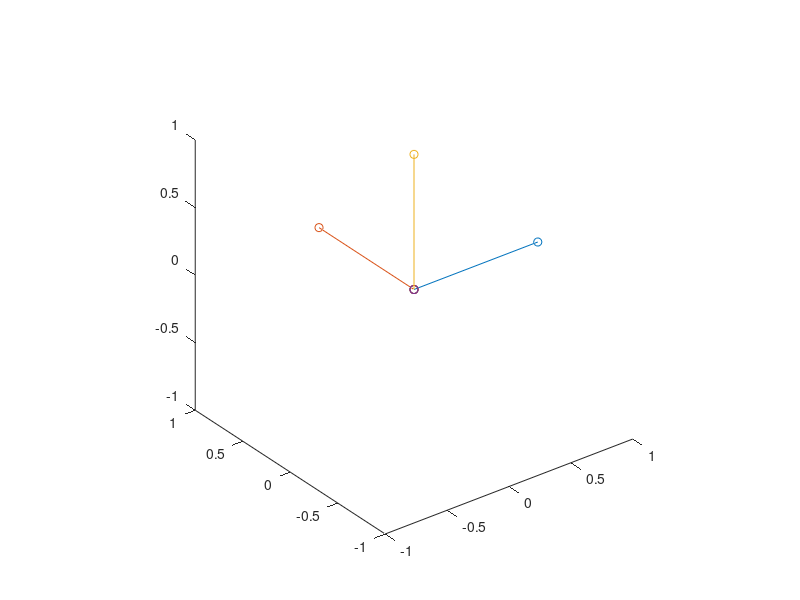
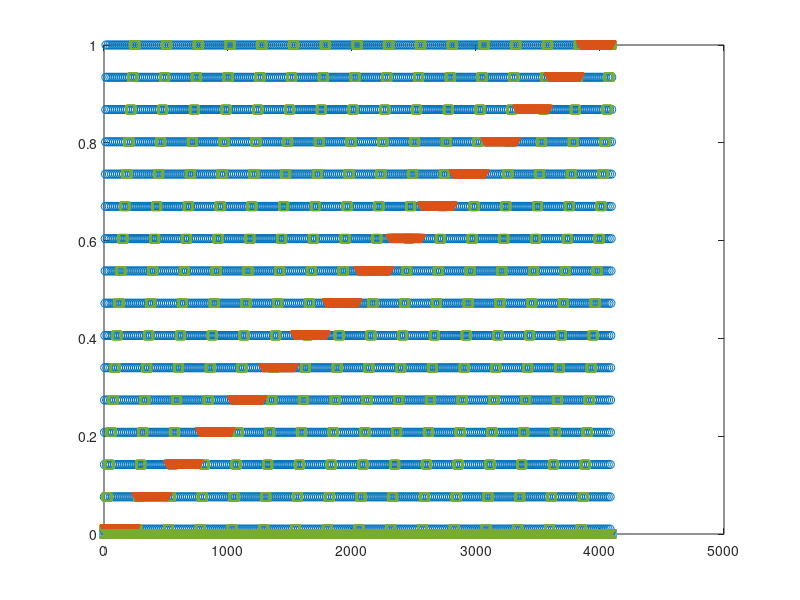

The MATLAB source for these figures, in order: (Note: this script raises an error after producing the figures.)
clear all

wd = cd;
DataDir = '/opt/topspin2/data/DT/nmr';
%DataDir = '/Users/daniel/NMRdata/AVII500/DT';
ExpNam = 'pgse4_test'; expno = 13;

NG = 16;
%Grel = linspace(0,1,NG+1); Grel = Grel(2:NG+1);
Grel = linspace(0.01,1,NG);
%Grel = logspace(-2,0,NG);

Gnorm1.x = [1];
Gnorm1.y = [0];
Gnorm1.z = [0];
Gnorm2.x = [0];
Gnorm2.y = [1];
Gnorm2.z = [0];
Gnorm3.x = [0];
Gnorm3.y = [0];
Gnorm3.z = [1];
Gnorm4.x = [0];
Gnorm4.y = [0];
Gnorm4.z = [0];

figure(1), clf
plot3([0 Gnorm1.x],[0 Gnorm1.y],[0 Gnorm1.z],'-o',...)
[0 Gnorm2.x],[0 Gnorm2.y],[0 Gnorm2.z],'-o',...
[0 Gnorm3.x],[0 Gnorm3.y],[0 Gnorm3.z],'-o',...
[0 Gnorm4.x],[0 Gnorm4.y],[0 Gnorm4.z],'-o')
axis([-1 1 -1 1 -1 1])
axis square

G1.x = [];
G1.y = [];
G1.z = [];
G2.x = [];
G2.y = [];
G2.z = [];
G3.x = [];
G3.y = [];
G3.z = [];

for nG = 1:NG
    G1.x = [G1.x; Grel(nG)*Gnorm1.x];
    G1.y = [G1.y; Grel(nG)*Gnorm1.y];
    G1.z = [G1.z; Grel(nG)*Gnorm1.z];
    G2.x = [G2.x; Grel(nG)*Gnorm2.x];
    G2.y = [G2.y; Grel(nG)*Gnorm2.y];
    G2.z = [G2.z; Grel(nG)*Gnorm2.z];
    G3.x = [G3.x; Grel(nG)*Gnorm3.x];
    G3.y = [G3.y; Grel(nG)*Gnorm3.y];
    G3.z = [G3.z; Grel(nG)*Gnorm3.z];
end

td1 = NG^3;

[G1.x,G2.x,G3.x] = ndgrid(G1.x,G2.x,G3.x);
[G1.y,G2.y,G3.y] = ndgrid(G1.y,G2.y,G3.y);
[G1.z,G2.z,G3.z] = ndgrid(G1.z,G2.z,G3.z);
G1.x = reshape(G1.x,td1,1);
G2.x = reshape(G2.x,td1,1);
G3.x = reshape(G3.x,td1,1);
G4.x = zeros(td1,1);
G1.y = reshape(G1.y,td1,1);
G2.y = reshape(G2.y,td1,1);
G3.y = reshape(G3.y,td1,1);
G4.y = zeros(td1,1);
G1.z = reshape(G1.z,td1,1);
G2.z = reshape(G2.z,td1,1);
G3.z = reshape(G3.z,td1,1);
G4.z = zeros(td1,1);

figure(2), clf
plot(1:td1,G1.x,'o',1:td1,G1.y,'o',1:td1,G1.z,'o')
hold on
plot(1:td1,G2.x,'s',1:td1,G2.y,'s',1:td1,G2.z,'s')
plot(1:td1,G3.x,'v',1:td1,G3.y,'v',1:td1,G3.z,'v')
plot(1:td1,G4.x,'x',1:td1,G4.y,'x',1:td1,G4.z,'x')

fpath = [DataDir '/' ExpNam '/' num2str(expno)];

fname = 'rx1';
fidx1 = fopen([fpath '/' fname],'w');
fname = 'rx1.txt';
fidx1txt = fopen([fpath '/' fname],'w');
fname = 'ry1';
fidy1 = fopen([fpath '/' fname],'w');
fname = 'ry1.txt';
fidy1txt = fopen([fpath '/' fname],'w');
fname = 'rz1';
fidz1 = fopen([fpath '/' fname],'w');
fname = 'rz1.txt';
fidz1txt = fopen([fpath '/' fname],'w');
fname = 'rx2';
fidx2 = fopen([fpath '/' fname],'w');
fname = 'rx2.txt';
fidx2txt = fopen([fpath '/' fname],'w');
fname = 'ry2';
fidy2 = fopen([fpath '/' fname],'w');
fname = 'ry2.txt';
fidy2txt = fopen([fpath '/' fname],'w');
fname = 'rz2';
fidz2 = fopen([fpath '/' fname],'w');
fname = 'rz2.txt';
fidz2txt = fopen([fpath '/' fname],'w');
fname = 'rx3';
fidx3 = fopen([fpath '/' fname],'w');
fname = 'rx3.txt';
fidx3txt = fopen([fpath '/' fname],'w');
fname = 'ry3';
fidy3 = fopen([fpath '/' fname],'w');
fname = 'ry3.txt';
fidy3txt = fopen([fpath '/' fname],'w');
fname = 'rz3';
fidz3 = fopen([fpath '/' fname],'w');
fname = 'rz3.txt';
fidz3txt = fopen([fpath '/' fname],'w');
fname = 'rx4';
fidx4 = fopen([fpath '/' fname],'w');
fname = 'rx4.txt';
fidx4txt = fopen([fpath '/' fname],'w');
fname = 'ry4';
fidy4 = fopen([fpath '/' fname],'w');
fname = 'ry4.txt';
fidy4txt = fopen([fpath '/' fname],'w');
fname = 'rz4';
fidz4 = fopen([fpath '/' fname],'w');
fname = 'rz4.txt';
fidz4txt = fopen([fpath '/' fname],'w');

text.header = {
{'##TITLE= /opt/topspin2/data/DT/nmr/C10E3_DTI/6/diff_ramp'};
{'##JCAMP-DX= 5.00 Bruker JCAMP library'}
{'##DATA TYPE= Shape Data'}
{'##ORIGIN= Bruker Analytik GmbH'}
{'##OWNER= <nmrsu>'}
{'##DATE= 07/02/27'}
{'##TIME= 08:11:48'}
{'##MINX= 0'}
{'##MAXX= 1'}
{'##MINY= 0'}
{'##MAXY= 1'}
{'##$SHAPE_EXMODE= Gradient'}
{'##$SHAPE_TOTROT= 0'}
{'##$SHAPE_BWFAC= 0'}
{'##$SHAPE_INTEGFAC= 0'}
{'##$SHAPE_MODE= 0'}};

[Nlines, dummy] = size(text.header);

for nline = 1:Nlines
    fprintf(fidx1,'%s\n',text.header{nline}{1});
    fprintf(fidy1,'%s\n',text.header{nline}{1});
    fprintf(fidz1,'%s\n',text.header{nline}{1});
    fprintf(fidx2,'%s\n',text.header{nline}{1});
    fprintf(fidy2,'%s\n',text.header{nline}{1});
    fprintf(fidz2,'%s\n',text.header{nline}{1});
    fprintf(fidx3,'%s\n',text.header{nline}{1});
    fprintf(fidy3,'%s\n',text.header{nline}{1});
    fprintf(fidz3,'%s\n',text.header{nline}{1});
    fprintf(fidx4,'%s\n',text.header{nline}{1});
    fprintf(fidy4,'%s\n',text.header{nline}{1});
    fprintf(fidz4,'%s\n',text.header{nline}{1});
end


fprintf(fidx1,'%s\n',['##NPOINTS=' num2str(td1)]);
fprintf(fidx1,'%s\n',['##XYDATA= (X++(Y..Y))']);
fprintf(fidy1,'%s\n',['##NPOINTS=' num2str(td1)]);
fprintf(fidy1,'%s\n',['##XYDATA= (X++(Y..Y))']);
fprintf(fidz1,'%s\n',['##NPOINTS=' num2str(td1)]);
fprintf(fidz1,'%s\n',['##XYDATA= (X++(Y..Y))']);
fprintf(fidx2,'%s\n',['##NPOINTS=' num2str(td1)]);
fprintf(fidx2,'%s\n',['##XYDATA= (X++(Y..Y))']);
fprintf(fidy2,'%s\n',['##NPOINTS=' num2str(td1)]);
fprintf(fidy2,'%s\n',['##XYDATA= (X++(Y..Y))']);
fprintf(fidz2,'%s\n',['##NPOINTS=' num2str(td1)]);
fprintf(fidz2,'%s\n',['##XYDATA= (X++(Y..Y))']);
fprintf(fidx3,'%s\n',['##NPOINTS=' num2str(td1)]);
fprintf(fidx3,'%s\n',['##XYDATA= (X++(Y..Y))']);
fprintf(fidy3,'%s\n',['##NPOINTS=' num2str(td1)]);
fprintf(fidy3,'%s\n',['##XYDATA= (X++(Y..Y))']);
fprintf(fidz3,'%s\n',['##NPOINTS=' num2str(td1)]);
fprintf(fidz3,'%s\n',['##XYDATA= (X++(Y..Y))']);
fprintf(fidx4,'%s\n',['##NPOINTS=' num2str(td1)]);
fprintf(fidx4,'%s\n',['##XYDATA= (X++(Y..Y))']);
fprintf(fidy4,'%s\n',['##NPOINTS=' num2str(td1)]);
fprintf(fidy4,'%s\n',['##XYDATA= (X++(Y..Y))']);
fprintf(fidz4,'%s\n',['##NPOINTS=' num2str(td1)]);
fprintf(fidz4,'%s\n',['##XYDATA= (X++(Y..Y))']);

for nG = 1:td1
    fprintf(fidx1,'%f\n',G1.x(nG));
    fprintf(fidx1txt,'%f\n',G1.x(nG));
    fprintf(fidy1,'%f\n',G1.y(nG));
    fprintf(fidy1txt,'%f\n',G1.y(nG));
    fprintf(fidz1,'%f\n',G1.z(nG));
    fprintf(fidz1txt,'%f\n',G1.z(nG));
    fprintf(fidx2,'%f\n',G2.x(nG));
    fprintf(fidx2txt,'%f\n',G2.x(nG));
    fprintf(fidy2,'%f\n',G2.y(nG));
    fprintf(fidy2txt,'%f\n',G2.y(nG));
    fprintf(fidz2,'%f\n',G2.z(nG));
    fprintf(fidz2txt,'%f\n',G2.z(nG));
    fprintf(fidx3,'%f\n',G3.x(nG));
    fprintf(fidx3txt,'%f\n',G3.x(nG));
    fprintf(fidy3,'%f\n',G3.y(nG));
    fprintf(fidy3txt,'%f\n',G3.y(nG));
    fprintf(fidz3,'%f\n',G3.z(nG));
    fprintf(fidz3txt,'%f\n',G3.z(nG));
    fprintf(fidx4,'%f\n',G4.x(nG));
    fprintf(fidx4txt,'%f\n',G4.x(nG));
    fprintf(fidy4,'%f\n',G4.y(nG));
    fprintf(fidy4txt,'%f\n',G4.y(nG));
    fprintf(fidz4,'%f\n',G4.z(nG));
    fprintf(fidz4txt,'%f\n',G4.z(nG));
end

fprintf(fidx1,'%s\n',['##END']);
fprintf(fidy1,'%s\n',['##END']);
fprintf(fidz1,'%s\n',['##END']);
fprintf(fidx2,'%s\n',['##END']);
fprintf(fidy2,'%s\n',['##END']);
fprintf(fidz2,'%s\n',['##END']);
fprintf(fidx3,'%s\n',['##END']);
fprintf(fidy3,'%s\n',['##END']);
fprintf(fidz3,'%s\n',['##END']);
fprintf(fidx4,'%s\n',['##END']);
fprintf(fidy4,'%s\n',['##END']);
fprintf(fidz4,'%s\n',['##END']);

fclose(fidx1);
fclose(fidy1);
fclose(fidz1);
fclose(fidx1txt);
fclose(fidy1txt);
fclose(fidz1txt);
fclose(fidx2);
fclose(fidy2);
fclose(fidz2);
fclose(fidx2txt);
fclose(fidy2txt);
fclose(fidz2txt);
fclose(fidx3);
fclose(fidy3);
fclose(fidz3);
fclose(fidx3txt);
fclose(fidy3txt);
fclose(fidz3txt);
fclose(fidx4);
fclose(fidy4);
fclose(fidz4);
fclose(fidx4txt);
fclose(fidy4txt);
fclose(fidz4txt);
